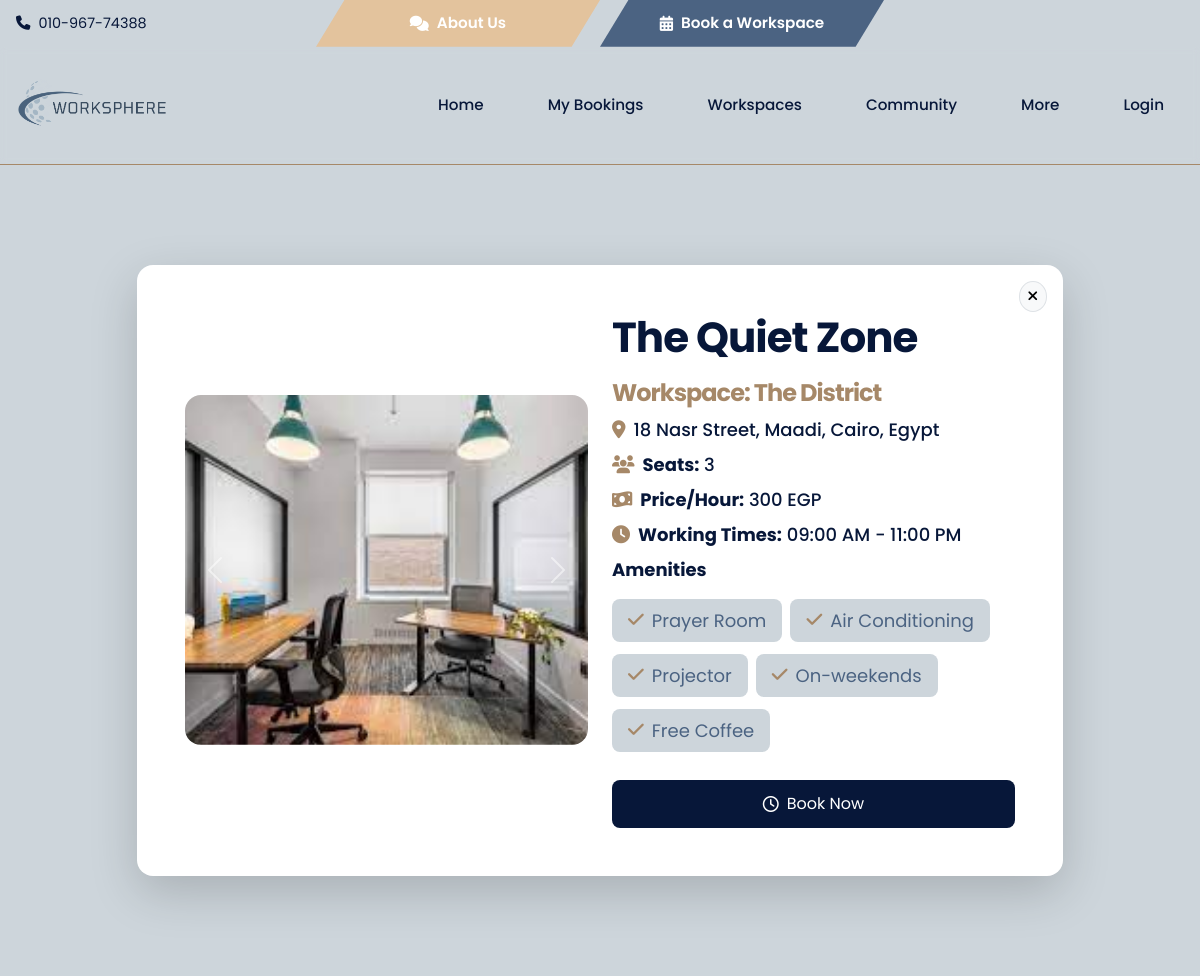
Page /room_details.php?r_id=21 on the committed database.
### tables this page shows
CREATE TABLE `rooms` (
  `room_id` int(11) NOT NULL,
  `workspace_id` int(11) NOT NULL,
  `room_name` varchar(255) DEFAULT NULL,
  `seats` int(11) DEFAULT NULL,
  `type_id` int(255) DEFAULT NULL,
  `room_status` varchar(255) DEFAULT NULL,
  `images` longtext NOT NULL,
  `p/hr` int(11) NOT NULL,
  `p/m` float NOT NULL
);

CREATE TABLE `workspaces` (
  `workspace_id` int(11) NOT NULL,
  `user_id` int(11) NOT NULL,
  `name` varchar(255) NOT NULL,
  `location` varchar(255) NOT NULL,
  `description` longtext DEFAULT NULL,
  `price/hr` float DEFAULT NULL,
  `zone_id` int(11) NOT NULL,
  `created_at` timestamp NOT NULL DEFAULT current_timestamp(),
  `Availability` tinyint(4) NOT NULL DEFAULT 1,
  `latitude` float(10,6) NOT NULL,
  `longitude` float(10,6) NOT NULL
);

CREATE TABLE `amenities` (
  `amenitiy_id` int(11) NOT NULL,
  `amenity` text NOT NULL,
  `room_id` int(11) DEFAULT NULL
);

### room_details.php (the view, shortened to what this page needs)
<?php
include "nav.php";
$room_id = mysqli_real_escape_string($connect, $_GET['r_id']);
$select_room = "SELECT rooms.*, GROUP_CONCAT(images SEPARATOR ', ') AS images,
                     workspaces.name AS workspace_name,
                     workspaces.location,
                     workspaces.description AS workspace_description
              FROM `rooms`
              LEFT JOIN `workspaces` ON `rooms`.`workspace_id` = `workspaces`.`workspace_id`
              WHERE `rooms`.`room_id` = $room_id";
$run_select_room = mysqli_query($connect, $select_room);
$room = mysqli_fetch_assoc($run_select_room);
$amenities = "SELECT * FROM `amenities` WHERE `room_id`=$room_id";
$run_am = mysqli_query($connect, $amenities);
?>
<!DOCTYPE html>
<html lang="en">
<head>
    <link rel="stylesheet" href="https://cdnjs.cloudflare.com/ajax/libs/font-awesome/6.4.2/css/all.min.css">
    <link href="https://cdn.jsdelivr.net/npm/bootstrap@5.3.0/dist/css/bootstrap.min.css" rel="stylesheet">
    <link href="css/indexx.css" rel="stylesheet">
    <link href="css/nav.css" rel="stylesheet">
</head>
<body>
    <main>
        <section class="section-bg section-padding">
            <div class="container">
                <div class="row justify-content-center">
                    <div class="col-lg-10">
                        <div class="bg-white p-4 p-md-5 rounded-4 shadow-lg position-relative">
                            <div class="position-absolute top-0 end-0 m-3">
                                <a href="javascript:window.history.back()"
                                    class="btn btn-light btn-sm border rounded-circle">
                                    <i class="fa-solid fa-xmark"></i>
                                </a>
                            </div>
                            <div class="row g-4 align-items-center">
                                <div class="col-md-6">
                                    <div id="roomCarousel" class="carousel slide" data-bs-ride="carousel">
                                        <div class="carousel-inner rounded-4 overflow-hidden">
                                            <?php
                                            if (!empty($room['images'])) {
                                                $images = explode(',', $room['images']);
                                                foreach ($images as $index => $image) {
                                                    $activeClass = $index === 0 ? 'active' : '';
                                                    $imagePath = trim($image);
                                                    if (!preg_match('/^(http|\/)/', $imagePath)) {
                                                        $imagePath = './workspace/img/' . $imagePath;
                                                    }
                                                    echo '<div class="carousel-item ' . $activeClass . '">
                                                            <img src="' . $imagePath . '" alt="Room Image" class="d-block w-100" style="height:350px;object-fit:cover;">
                                                          </div>';
                                                }
                                            } else {
                                                echo '<div class="carousel-item active">
                                                        <img src="img/default-room.jpg" alt="Default Room Image" class="d-block w-100" style="height:350px;object-fit:cover;">
                                                      </div>';
                                            }
                                            ?>
                                        </div>
                                        <?php if (!empty($room['images']) && count($images) > 1): ?>
                                            <button class="carousel-control-prev" type="button"
                                                data-bs-target="#roomCarousel" data-bs-slide="prev">
                                                <span class="carousel-control-prev-icon"></span>
                                            </button>
                                            <button class="carousel-control-next" type="button"
                                                data-bs-target="#roomCarousel" data-bs-slide="next">
                                                <span class="carousel-control-next-icon"></span>
                                            </button>
                                        <?php endif; ?>
                                    </div>
                                </div>
                                <div class="col-md-6">
                                    <h1 class="fw-bold mb-3 color"><?php echo $room['room_name']; ?></h1>
                                    <h2 class="fs-4 fw-bold mb-2 color2">Workspace:
                                        <?php echo $room['workspace_name']; ?>
                                    </h2>
                                    <p class="mb-2"><i class="fa-solid fa-location-dot me-2 color2"></i><span
                                            class="fw-medium color"><?php echo $room['location']; ?></span></p>
                                    <p class="mb-2"><i class="fa-solid fa-users me-2 color2"></i><span
                                            class="fw-medium color"><strong>Seats:</strong>
                                            <?php echo $room['seats']; ?></span></p>
                                    <p class="mb-2"><i class="fa-solid fa-money-bill-wave me-2 color2"></i><span
                                            class="fw-medium color"><strong>Price/Hour:</strong>
                                            <?php echo $room['p/hr']; ?> EGP</span></p>
                                    <p class="mb-2"><i class="fa-solid fa-clock me-2 color2"></i><span
                                            class="fw-medium color"><strong>Working Times:</strong> 09:00 AM - 11:00
                                            PM</span></p>
                                    <div class="mb-2">
                                        <p class="fw-bold color">Amenities</p>
                                        <ul class="list-unstyled d-flex flex-wrap gap-2">
                                            <?php
                                            foreach ($run_am as $row) {
                                                echo '<li class="d-flex align-items-center gap-2 px-3 py-2 rounded-3 mb-1" style="background-color: rgb(205, 213, 219);">
                    <i class="fa-solid fa-check color2"></i> ' . $row['amenity'] . '
                  </li>';
                                            }
                                            ?>
                                        </ul>
                                    </div>
                                    <div class="mt-4">
                                        <div class="d-flex gap-3">
                                            <a href="book_now.php?r_id=<?php echo $room['room_id'] ?>&type=hourly"
                                                class="btn flex-fill d-flex align-items-center justify-content-center gap-2"
                                                style="background-color: var(--deep-navy); color: white; border: none; padding: 12px 20px; border-radius: 8px; transition: all 0.3s ease;">
                                                <i class="fa-regular fa-clock"></i> Book Now
                                            </a>
                                        </div>
                                    </div>
                                </div>
                            </div>
                        </div>
                    </div>
                </div>
            </div>
        </section>
    </main>
</body>
</html>

### css/nav.css (style rules this page uses)
:root { --deep-navy: #071739; --steel-blue: #4B6382; --sky-blue: #A4B5C4; --cloud-grey: #CDD5DB; --warm-taupe: #A68868; --beige-cream: #E3C39D; --text-color: var(--deep-navy); --accent-color: var(--warm-taupe); --background-color: var(--cloud-grey); --highlight-color: var(--steel-blue); }
body { margin: 0; font-family: 'Poppins', 'Segoe UI', sans-serif; background-color: var(--background-color); }

### css/indexx.css (style rules this page uses)
:root { --deep-navy: #071739; --steel-blue: #4B6382; --sky-blue: #A4B5C4; --cloud-grey: #CDD5DB; --warm-taupe: #A68868; --beige-cream: #E3C39D; --white-color: #ffffff; --primary-color: var(--warm-taupe); --secondary-color: var(--steel-blue); --section-bg-color: var(--cloud-grey); --custom-btn-bg-color: var(--beige-cream); --custom-btn-bg-hover-color: var(--sky-blue); --dark-color: var(--deep-navy); --p-color: var(--steel-blue); --link-hover-color: var(--warm-taupe); --body-font-family: 'DM Sans', sans-serif; --h1-font-size: 42px; --h2-font-size: 36px; --h3-font-size: 28px; --h4-font-size: 24px; --h5-font-size: 22px; --h6-font-size: 20px; --p-font-size: 18px; --menu-font-size: 16px; --btn-font-size: 14px; --border-radius-large: 100px; --border-radius-medium: 20px; --border-radius-small: 10px; --font-weight-normal: 400; --font-weight-medium: 500; --font-weight-bold: 700; }
.color { color: var(--deep-navy); }
.color2 { color: var(--warm-taupe); }
body { background-color: var(--white-color); font-family: var(--body-font-family); }
h2, h3, h4, h5, h6 { color: var(--dark-color); }
h1, h2, h3, h4, h5, h6 { font-weight: var(--font-weight-medium); letter-spacing: -1px; }
h1 { font-size: var(--h1-font-size); font-weight: var(--font-weight-bold); }
h2 { font-size: var(--h2-font-size); font-weight: var(--font-weight-bold); }
p { color: var(--p-color); font-size: var(--p-font-size); font-weight: var(--font-weight-normal); }
ul li { color: var(--p-color); font-size: var(--p-font-size); font-weight: var(--font-weight-normal); }
a, button { touch-action: manipulation; transition: all 0.3s; }
a { display: inline-block; color: var(--secondary-color); text-decoration: none; }
b, strong { font-weight: var(--font-weight-bold); }
.section-bg { background-color: var(--section-bg-color); }
.section-padding { padding-top: 100px; padding-bottom: 100px; }
button:not(.collapsed) { color: #033043 !important; background-color: var(--bs-accordion-active-bg); box-shadow: inset 0 calc(-1* var(--bs-accordion-border-width)) 0 var(--bs-accordion-border-color); }
p { color:#6db1a6 }

### rows in the picture
rooms: room_name "The Quiet Zone", workspace.name "The District", workspace.location "18 Nasr Street, Maadi, Cairo, Egypt", seats "3", value "300"
amenities: amenity "Prayer Room"
amenities: amenity "Air Conditioning"
amenities: amenity "Projector"
amenities: amenity "On-weekends"
amenities: amenity "Free Coffee"
